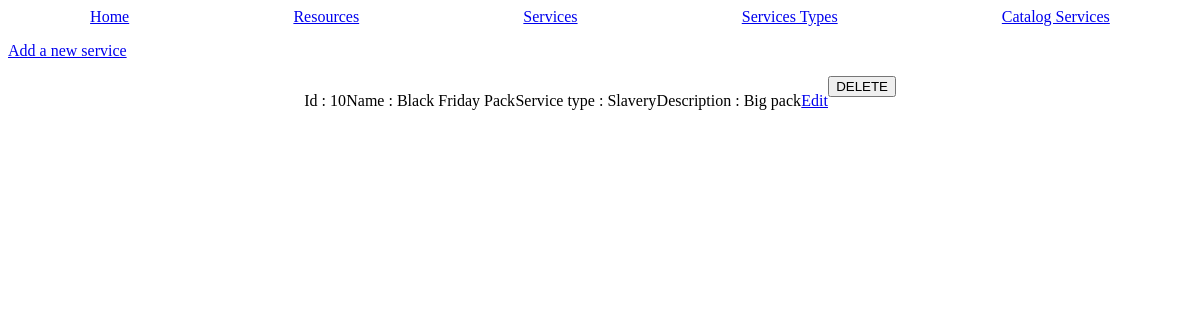
Page /services on the earlier database version.
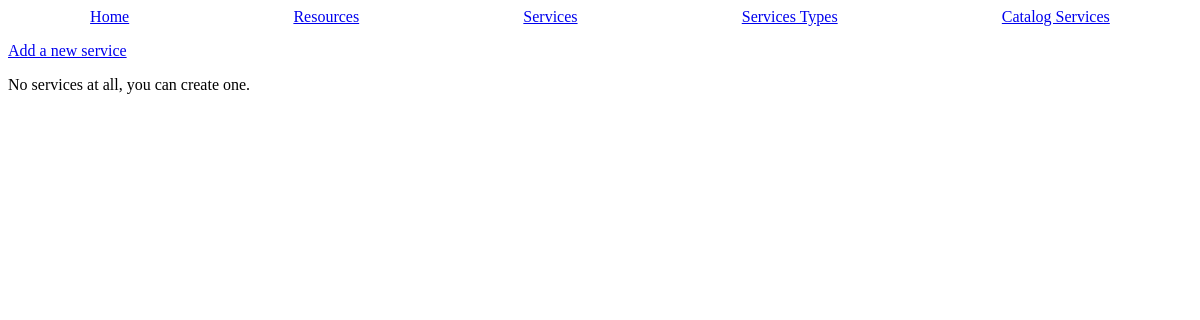
Same page on the later database version.
### tables this page shows
CREATE TABLE "services" (
	"id"	INTEGER UNIQUE,
	"desc"	TEXT NOT NULL,
	"service_type_id"	INTEGER NOT NULL,
	"starting_date"	TEXT NOT NULL,
	"ending_date"	TEXT NOT NULL,
	"name"	TEXT NOT NULL,
	PRIMARY KEY("id" AUTOINCREMENT),
	FOREIGN KEY("service_type_id") REFERENCES "services_types"("id")
);

CREATE TABLE "services_types" (
	"id"	INTEGER UNIQUE,
	"desc"	TEXT NOT NULL,
	"name"	TEXT NOT NULL UNIQUE,
	PRIMARY KEY("id" AUTOINCREMENT)
);

### main.py (the view, shortened to what this page needs)
@app.route('/services', methods = ['POST', 'GET'])
def services():
    data_services = utils.getRowsFromDb('SELECT * from services');
    data_services_types = utils.getRowsFromDb('SELECT * from services_types');
    return render_template('services.html.jinja', services=data_services, services_types=data_services_types);

### utils.py (called while the page is built)
def dictFactory(cursor, row) -> dict:
    d = {};
    for idx, col in enumerate(cursor.description):
        d[col[0]] = row[idx];
    return d;

def connectDb(path : str = 'db/db.db') -> sqlite3.Connection:
    db = None;
    try:
        db = sqlite3.connect(path);
        db.row_factory = dictFactory;
    except Exception as err:
        flash("Can't connect do database " + str(err), 'error');
    return db;

def getRowsFromDb(request : str, values : tuple = None) -> dict:
    elementsFromDb : dict = None
    try:
        db = connectDb();
        cursor = db.cursor();
        if(type(values) is tuple):
            elementsFromDb = cursor.execute(request, values).fetchall();
        else:
            elementsFromDb = cursor.execute(request).fetchall();
        db.close();
    except Exception as err:
        flash("Can't execute SQL request " + str(err), 'error')
    return elementsFromDb;

### templates/services.html.jinja (shortened to what this page needs)
{% extends "base.html.jinja" %}
{% block content %}
<a href="/add-service"><p>Add a new service</p></a>
{% if services|length > 0 %}
{% for service in services %}
    <div class="item">
        <div>
            <p>Id : {{ service['id'] }}</p>
        </div>
        <div>
            <p>Name : {{ service['name'] }}</p>
        </div>
        <div>
            <p>Service type :
           {% for service_type in services_types %}
                {% if service['service_type_id'] == service_type['id'] %}
                    {{service_type['name']}}
                {% endif %}
            {% endfor %}
            </p>
        </div>
        <div>
            <p>Description : {{ service['desc'] }}</p>
        </div>
        <div>
            <a href="service/{{service['id']}}"><p>Edit</p></a>
        </div>
        <form action="/services" method="POST">
            <input type="submit" value="DELETE" name="delete_service">
        </form>
    </div>
{% endfor %}
{% else %}
<p>No services at all, you can create one.</p>
{% endif %}
{% endblock %}

Differences in the rows shown:
removed services: id "10", name "Black Friday Pack", desc "Big pack"
removed services_types: name "Slavery"
Other differences:
text now shown: "No services at all, you can create one."
